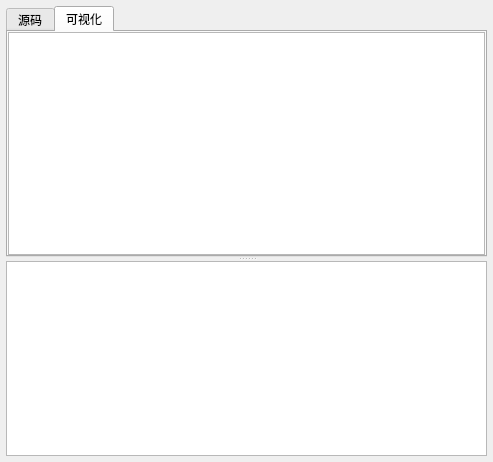
<?xml version="1.0" encoding="UTF-8"?>
<ui version="4.0">
 <class>DBBrowser</class>
 <widget class="QWidget" name="DBBrowser">
  <property name="geometry">
   <rect>
    <x>0</x>
    <y>0</y>
    <width>493</width>
    <height>462</height>
   </rect>
  </property>
  <property name="windowTitle">
   <string>神奇弹幕-数据库查询</string>
  </property>
  <layout class="QVBoxLayout" name="verticalLayout">
   <property name="leftMargin">
    <number>6</number>
   </property>
   <property name="topMargin">
    <number>6</number>
   </property>
   <property name="rightMargin">
    <number>6</number>
   </property>
   <property name="bottomMargin">
    <number>6</number>
   </property>
   <item>
    <widget class="QSplitter" name="splitter">
     <property name="orientation">
      <enum>Qt::Vertical</enum>
     </property>
     <widget class="QTabWidget" name="tabWidget">
      <property name="minimumSize">
       <size>
        <width>0</width>
        <height>100</height>
       </size>
      </property>
      <property name="currentIndex">
       <number>1</number>
      </property>
      <widget class="QWidget" name="sqlSourceTab">
       <attribute name="title">
        <string>源码</string>
       </attribute>
       <layout class="QVBoxLayout" name="verticalLayout_2">
        <property name="spacing">
         <number>0</number>
        </property>
        <property name="leftMargin">
         <number>0</number>
        </property>
        <property name="topMargin">
         <number>0</number>
        </property>
        <property name="rightMargin">
         <number>0</number>
        </property>
        <property name="bottomMargin">
         <number>0</number>
        </property>
        <item>
         <layout class="QHBoxLayout" name="horizontalLayout">
          <item>
           <widget class="QPushButton" name="execButton">
            <property name="text">
             <string>执行当前行/选中行</string>
            </property>
           </widget>
          </item>
          <item>
           <spacer name="horizontalSpacer">
            <property name="orientation">
             <enum>Qt::Horizontal</enum>
            </property>
            <property name="sizeHint" stdset="0">
             <size>
              <width>40</width>
              <height>20</height>
             </size>
            </property>
           </spacer>
          </item>
         </layout>
        </item>
        <item>
         <widget class="SQLEditor" name="queryEdit">
          <property name="placeholderText">
           <string>SQL语句</string>
          </property>
         </widget>
        </item>
       </layout>
      </widget>
      <widget class="QWidget" name="sqlListTab">
       <attribute name="title">
        <string>可视化</string>
       </attribute>
       <layout class="QVBoxLayout" name="verticalLayout_3">
        <property name="leftMargin">
         <number>0</number>
        </property>
        <property name="topMargin">
         <number>0</number>
        </property>
        <property name="rightMargin">
         <number>0</number>
        </property>
        <property name="bottomMargin">
         <number>0</number>
        </property>
        <item>
         <widget class="QListWidget" name="listWidget"/>
        </item>
       </layout>
      </widget>
     </widget>
     <widget class="QTableView" name="resultTable"/>
    </widget>
   </item>
  </layout>
 </widget>
 <customwidgets>
  <customwidget>
   <class>SQLEditor</class>
   <extends>QPlainTextEdit</extends>
   <header>sqleditor.h</header>
  </customwidget>
 </customwidgets>
 <resources/>
 <connections/>
</ui>
